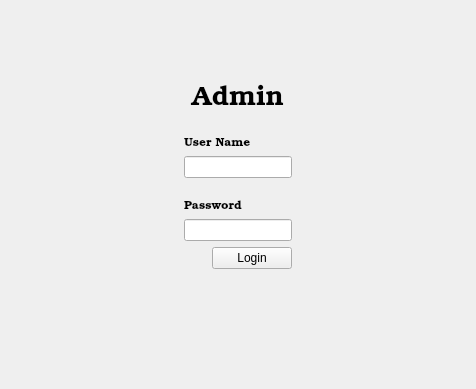
<?xml version="1.0" encoding="UTF-8"?>
<ui version="4.0">
 <class>Form</class>
 <widget class="QWidget" name="Form">
  <property name="geometry">
   <rect>
    <x>0</x>
    <y>0</y>
    <width>476</width>
    <height>389</height>
   </rect>
  </property>
  <property name="windowTitle">
   <string>Form</string>
  </property>
  <layout class="QHBoxLayout" name="horizontalLayout">
   <item>
    <widget class="QWidget" name="widget" native="true">
     <layout class="QGridLayout" name="gridLayout">
      <item row="0" column="0">
       <spacer name="verticalSpacer">
        <property name="orientation">
         <enum>Qt::Vertical</enum>
        </property>
        <property name="sizeHint" stdset="0">
         <size>
          <width>20</width>
          <height>55</height>
         </size>
        </property>
       </spacer>
      </item>
      <item row="1" column="0">
       <widget class="QWidget" name="widget_2" native="true">
        <property name="sizePolicy">
         <sizepolicy hsizetype="Maximum" vsizetype="Preferred">
          <horstretch>20</horstretch>
          <verstretch>20</verstretch>
         </sizepolicy>
        </property>
        <layout class="QVBoxLayout" name="verticalLayout_2">
         <item>
          <widget class="QLabel" name="label_2">
           <property name="font">
            <font>
             <family>URW Bookman</family>
             <pointsize>20</pointsize>
            </font>
           </property>
           <property name="text">
            <string>Admin</string>
           </property>
           <property name="alignment">
            <set>Qt::AlignCenter</set>
           </property>
          </widget>
         </item>
         <item>
          <widget class="QLabel" name="lbl_user_2">
           <property name="font">
            <font>
             <family>URW Bookman</family>
            </font>
           </property>
           <property name="frameShape">
            <enum>QFrame::NoFrame</enum>
           </property>
           <property name="text">
            <string>User Name</string>
           </property>
           <property name="alignment">
            <set>Qt::AlignBottom|Qt::AlignLeading|Qt::AlignLeft</set>
           </property>
          </widget>
         </item>
         <item>
          <widget class="QLineEdit" name="input_admin_2"/>
         </item>
         <item>
          <widget class="QLabel" name="lbl_pass_2">
           <property name="font">
            <font>
             <family>URW Bookman</family>
            </font>
           </property>
           <property name="text">
            <string>Password</string>
           </property>
           <property name="alignment">
            <set>Qt::AlignBottom|Qt::AlignLeading|Qt::AlignLeft</set>
           </property>
          </widget>
         </item>
         <item>
          <widget class="QLineEdit" name="input_passAdmin_2">
           <property name="sizeIncrement">
            <size>
             <width>20</width>
             <height>10</height>
            </size>
           </property>
          </widget>
         </item>
         <item>
          <widget class="QPushButton" name="pb_login_2">
           <property name="sizePolicy">
            <sizepolicy hsizetype="Maximum" vsizetype="Fixed">
             <horstretch>0</horstretch>
             <verstretch>0</verstretch>
            </sizepolicy>
           </property>
           <property name="sizeIncrement">
            <size>
             <width>10</width>
             <height>10</height>
            </size>
           </property>
           <property name="layoutDirection">
            <enum>Qt::RightToLeft</enum>
           </property>
           <property name="text">
            <string>Login</string>
           </property>
           <property name="iconSize">
            <size>
             <width>5</width>
             <height>16</height>
            </size>
           </property>
          </widget>
         </item>
         <item>
          <widget class="QLabel" name="lbl_tes_2">
           <property name="font">
            <font>
             <family>Yrsa</family>
            </font>
           </property>
           <property name="text">
            <string/>
           </property>
          </widget>
         </item>
        </layout>
       </widget>
      </item>
      <item row="2" column="0">
       <spacer name="verticalSpacer_2">
        <property name="orientation">
         <enum>Qt::Vertical</enum>
        </property>
        <property name="sizeType">
         <enum>QSizePolicy::Maximum</enum>
        </property>
        <property name="sizeHint" stdset="0">
         <size>
          <width>20</width>
          <height>55</height>
         </size>
        </property>
       </spacer>
      </item>
     </layout>
    </widget>
   </item>
  </layout>
 </widget>
 <resources/>
 <connections/>
</ui>
